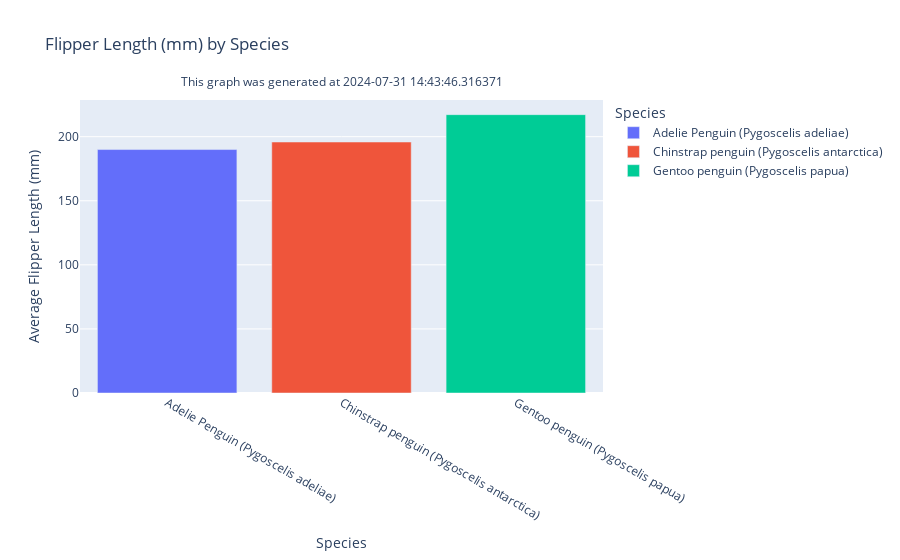

The notebook cell saved with this chart:
### Code cell
# Create timestamp
timestamp = datetime.now()

# Create plot
fig = px.bar(penguins_groups, x="Species", y="Flipper Length (mm)", color="Species", title="Flipper Length (mm) by Species")

# Change the axis titles
fig.update_layout({"xaxis": {'title': {"text": 'Species'}},
                  "yaxis": {'title': {"text": 'Average Flipper Length (mm)'}}})

# Add an annotation and show
fig.update_layout({'annotations': [{
  "text": f"This graph was generated at {timestamp}", 
  "showarrow": False, "x": 0.5, "y": 1.1, "xref": "paper", "yref": "paper"}]})
fig.show()
with open('../docs/plots/bar/bar_plot_3.html', 'w') as f:
    f.write(fig.to_html(include_plotlyjs='cdn'))

### Figure 1 — Plotly figure (JSON) as saved in the notebook; plotly's stock layout.template omitted (floating-point values rounded to 4 significant figures)
{"data": [{"alignmentgroup": "True", "hovertemplate": "Species=%{x}<br>Flipper Length (mm)=%{y}<extra></extra>", "legendgroup": "Adelie Penguin (Pygoscelis adeliae)", "marker": {"color": "#636efa", "pattern": {"shape": ""}}, "name": "Adelie Penguin (Pygoscelis adeliae)", "offsetgroup": "Adelie Penguin (Pygoscelis adeliae)", "orientation": "v", "showlegend": true, "textposition": "auto", "x": ["Adelie Penguin (Pygoscelis adeliae)"], "xaxis": "x", "y": [190.0], "yaxis": "y", "type": "bar"}, {"alignmentgroup": "True", "hovertemplate": "Species=%{x}<br>Flipper Length (mm)=%{y}<extra></extra>", "legendgroup": "Chinstrap penguin (Pygoscelis antarctica)", "marker": {"color": "#EF553B", "pattern": {"shape": ""}}, "name": "Chinstrap penguin (Pygoscelis antarctica)", "offsetgroup": "Chinstrap penguin (Pygoscelis antarctica)", "orientation": "v", "showlegend": true, "textposition": "auto", "x": ["Chinstrap penguin (Pygoscelis antarctica)"], "xaxis": "x", "y": [195.8], "yaxis": "y", "type": "bar"}, {"alignmentgroup": "True", "hovertemplate": "Species=%{x}<br>Flipper Length (mm)=%{y}<extra></extra>", "legendgroup": "Gentoo penguin (Pygoscelis papua)", "marker": {"color": "#00cc96", "pattern": {"shape": ""}}, "name": "Gentoo penguin (Pygoscelis papua)", "offsetgroup": "Gentoo penguin (Pygoscelis papua)", "orientation": "v", "showlegend": true, "textposition": "auto", "x": ["Gentoo penguin (Pygoscelis papua)"], "xaxis": "x", "y": [217.2], "yaxis": "y", "type": "bar"}], "layout": {"xaxis": {"anchor": "y", "domain": [0.0, 1.0], "title": {"text": "Species"}, "categoryorder": "array", "categoryarray": ["Adelie Penguin (Pygoscelis adeliae)", "Chinstrap penguin (Pygoscelis antarctica)", "Gentoo penguin (Pygoscelis papua)"]}, "yaxis": {"anchor": "x", "domain": [0.0, 1.0], "title": {"text": "Average Flipper Length (mm)"}}, "legend": {"title": {"text": "Species"}, "tracegroupgap": 0}, "title": {"text": "Flipper Length (mm) by Species"}, "barmode": "relative", "annotations": [{"showarrow": false, "text": "This graph was generated at 2024-07-31 14:43:46.316371", "x": 0.5, "xref": "paper", "y": 1.1, "yref": "paper"}]}}
